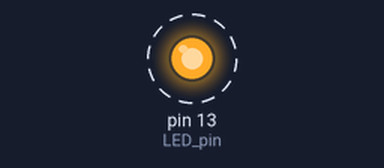
Recording of a sketch running on a simulated Arduino Uno, built with avr-gcc and run on an emulated ATmega328P. Shown: output pins drawn as LEDs (lit = HIGH). Dashed ring = blinking.

Above: at 1.0 s.
Timing chart, 0 to 4.8 s (numbered marks = the images above):
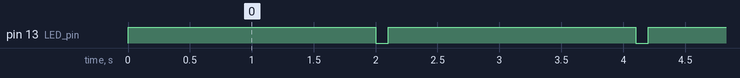

The sketch:

Challenge1BlinkLED.ino
```cpp
const int LED_pin = 13; //Specify the LED pin

//different periods for different LEDs in ms
const int period_red_1Hz = 1000; //period of 1s
const int period_blue_5Hz = 200; //period of 200 ms
const int period_yellow_25Hz = 40; //period of 4s

//create periods for second part of Challenge in ms
int period_red;
int on_period_red = 2000;
int off_period_red = 100;

int period_blue;
int on_period_blue = 200;
int off_period_blue = 500;

int period_yellow;
int on_period_yellow = 20;
int off_period_yellow = 20;


//initialize before time
unsigned long before_time = 0;

//create a boolean that tracks LED state and start with LED off
bool LED_state = LOW;


void setup() {

  //set LED pin to output
  pinMode(LED_pin, OUTPUT);

}

//let Red LED blink at an rate of 1 Hz
void LED_red_1Hz()
{
  //define now time in each loop
  unsigned long now_time = millis();

  //check if half of the period period has elapsed
  if(now_time - before_time >= period_red_1Hz/2){

    //update before time
    before_time = now_time;

    //Switch LED state
    LED_state = !LED_state;
    digitalWrite(LED_pin, LED_state);

  }
}

void LED_blue_5Hz()
{
  //define now time in each loop
  unsigned long now_time = millis();

  //check if half of the period period has elapsed
  if(now_time - before_time >= period_blue_5Hz/2){

    //update before time
    before_time = now_time;

    //Switch LED state
    LED_state = !LED_state;
    digitalWrite(LED_pin, LED_state);

  }
}

void LED_yellow_25Hz()
{
  //define now time in each loop
  unsigned long now_time = millis();

  //check if half of the period period has elapsed
  if(now_time - before_time >= period_yellow_25Hz/2){

    //update before time
    before_time = now_time;

    //Switch LED state
    LED_state = !LED_state;
    digitalWrite(LED_pin, LED_state);

  }
}

//implement functions for specific sequences
void LED_red_sequence()
{
  //define now time in each loop
  unsigned long now_time = millis();

  //check if half of the period period has elapsed
  if(now_time - before_time >= period_red){

    //update before time
    before_time = now_time;

    if(LED_state == LOW){
      LED_state = HIGH;
      period_red = on_period_red;
    }
    else{
      LED_state = LOW;
      period_red = off_period_red;
    }
    digitalWrite(LED_pin, LED_state);

  }
}

void LED_blue_sequence()
{
  //define now time in each loop
  unsigned long now_time = millis();

  //check if half of the period period has elapsed
  if(now_time - before_time >= period_blue){

    //update before time
    before_time = now_time;

    if(LED_state == LOW){
      LED_state = HIGH;
      period_blue = on_period_blue;
    }
    else{
      LED_state = LOW;
      period_blue = off_period_blue;
    }
    digitalWrite(LED_pin, LED_state);

  }
}

void LED_yellow_sequence()
{
  //define now time in each loop
  unsigned long now_time = millis();

  //check if half of the period period has elapsed
  if(now_time - before_time >= period_yellow){

    //update before time
    before_time = now_time;

    if(LED_state == LOW){
      LED_state = HIGH;
      period_yellow = on_period_yellow;
    }
    else{
      LED_state = LOW;
      period_yellow = off_period_yellow;
    }
    digitalWrite(LED_pin, LED_state);

  }
}

void loop() {

 //call respective function
 //LED_red_1Hz();
 //LED_blue_5Hz();
 //LED_yellow_25Hz();
 LED_red_sequence();
 //LED_blue_sequence();
 //LED_yellow_sequence();

}
```

Measured:
- by itself, pin 13 (LED_pin): alternates HIGH for 2.0 s and LOW for 0.10 s
